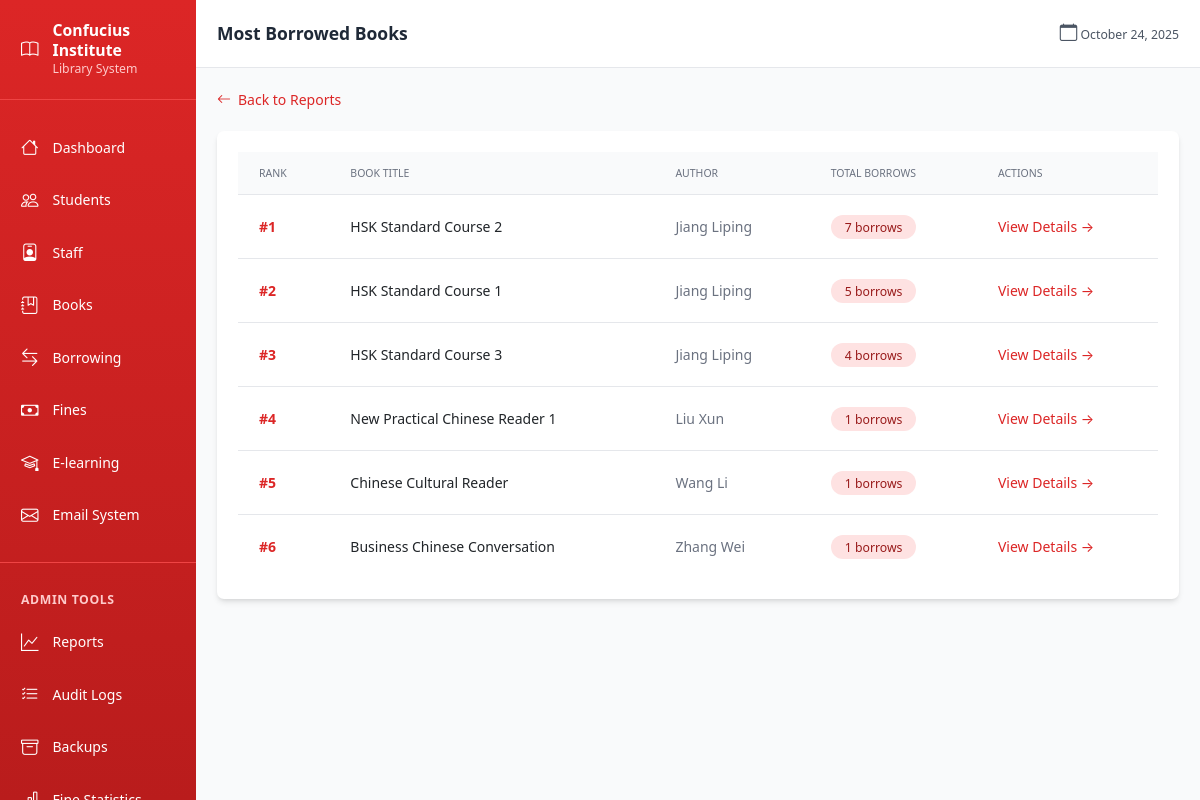
The app's page /reports/most-borrowed (signed in) with its own data.
### models.py (models this page shows, shortened)
class Book(db.Model):
    id = db.Column(db.Integer, primary_key=True)
    title = db.Column(db.String(200), nullable=False)
    author = db.Column(db.String(200))
    publisher = db.Column(db.String(200))
    isbn = db.Column(db.String(20), unique=True, nullable=True)
    unique_id = db.Column(db.String(50), unique=True, nullable=False)
    category_id = db.Column(db.Integer, db.ForeignKey('category.id'), nullable=True)
    total_copies = db.Column(db.Integer, default=1)
    shelf_location = db.Column(db.String(50))
    created_at = db.Column(db.DateTime, default=datetime.utcnow)
    borrow_records = db.relationship('BorrowRecord', backref='book_ref', lazy=True)

### blueprints/reports.py (the view)
@reports_bp.route('/most-borrowed')
@login_required
def most_borrowed_books():
    if current_user.role != 'admin':
        flash('Access denied. Admin privileges required.', 'error')
        return redirect(url_for('dashboard.index'))
    subquery = db.session.query(
        BorrowRecord.book_id,
        func.count(BorrowRecord.id).label('borrow_count')
    ).group_by(BorrowRecord.book_id).subquery()
    most_borrowed = db.session.query(
        Book,
        subquery.c.borrow_count
    ).join(subquery, Book.id == subquery.c.book_id).order_by(desc(subquery.c.borrow_count)).limit(20).all()
    return render_template('reports/most_borrowed.html', books=most_borrowed)

### templates/reports/most_borrowed.html (shortened to what this page needs)
{% extends 'base.html' %}
{% block page_header %}Most Borrowed Books{% endblock %}
{% block content %}
<div class="max-w-6xl mx-auto">
    <div class="mb-6">
        <a href="{{ url_for('reports.index') }}" class="inline-flex items-center text-red-600 hover:text-red-700">
            <i class="bi bi-arrow-left mr-2"></i>Back to Reports
        </a>
    </div>
    <div class="bg-white rounded-lg shadow-md overflow-hidden">
        <div class="p-6">
            {% if books %}
            <div class="overflow-x-auto">
                <table class="min-w-full divide-y divide-gray-200">
                    <thead class="bg-gray-50">
                        <tr>
                            <th class="px-6 py-3 text-left text-xs font-medium text-gray-500 uppercase">Rank</th>
                            <th class="px-6 py-3 text-left text-xs font-medium text-gray-500 uppercase">Book Title</th>
                            <th class="px-6 py-3 text-left text-xs font-medium text-gray-500 uppercase">Author</th>
                            <th class="px-6 py-3 text-left text-xs font-medium text-gray-500 uppercase">Total Borrows</th>
                            <th class="px-6 py-3 text-left text-xs font-medium text-gray-500 uppercase">Actions</th>
                        </tr>
                    </thead>
                    <tbody class="bg-white divide-y divide-gray-200">
                        {% for book, borrow_count in books %}
                        <tr class="hover:bg-gray-50">
                            <td class="px-6 py-4 font-bold text-red-600">#{{ loop.index }}</td>
                            <td class="px-6 py-4 font-medium">{{ book.title }}</td>
                            <td class="px-6 py-4 text-gray-500">{{ book.author }}</td>
                            <td class="px-6 py-4">
                                <span class="px-3 py-1 bg-red-100 text-red-800 rounded-full text-sm font-medium">
                                    {{ borrow_count }} borrows
                                </span>
                            </td>
                            <td class="px-6 py-4">
                                <a href="{{ url_for('books.view_book', book_id=book.id) }}" class="text-red-600 hover:text-red-700">
                                    View Details →
                                </a>
                            </td>
                        </tr>
                        {% endfor %}
                    </tbody>
                </table>
            </div>
            {% else %}
            <div class="text-center py-12 text-gray-500">
                <i class="bi bi-inbox text-5xl mb-3"></i>
                <p>No borrowing data available</p>
            </div>
            {% endif %}
        </div>
    </div>
</div>
{% endblock %}

### templates/base.html (style rules this page uses)
:root { font-size: 14px; }

### records on screen
Book: title "HSK Standard Course 2", author "Jiang Liping", borrow_count "7"
Book: title "HSK Standard Course 1", author "Jiang Liping", borrow_count "5"
Book: title "HSK Standard Course 3", author "Jiang Liping", borrow_count "4"
Book: title "New Practical Chinese Reader 1", author "Liu Xun", category "1"
Book: title "Chinese Cultural Reader", author "Wang Li", borrow_count "1"
Book: title "Business Chinese Conversation", author "Zhang Wei", borrow_count "1"
